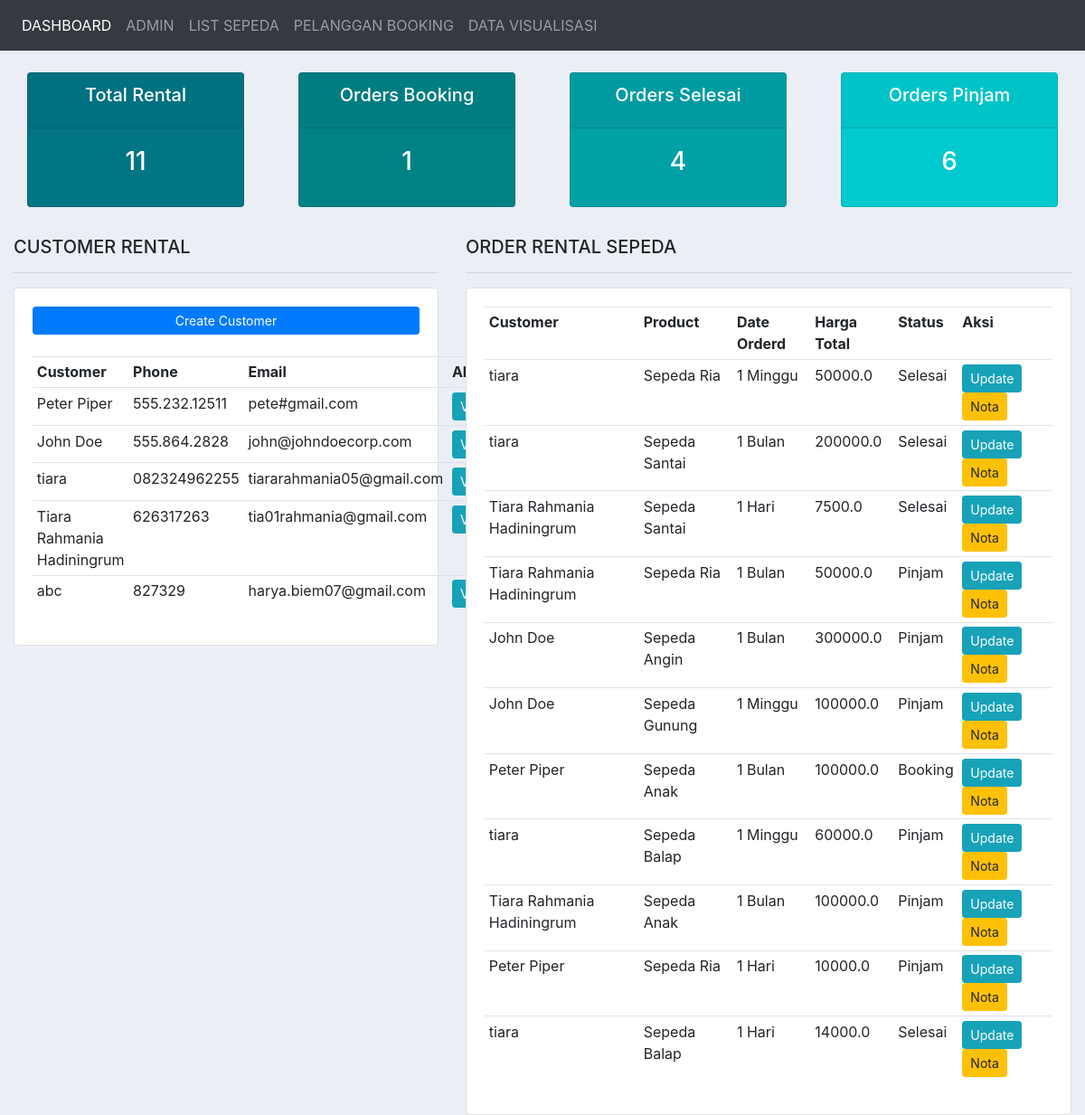
The page / on the database its author committed.
### accounts/models.py (models this page shows, shortened)
class Customer(models.Model):
	name = models.CharField(max_length=200, null=True)
	phone = models.CharField(max_length=200, null=True)
	email = models.CharField(max_length=200, null=True)
	umur = models.CharField(max_length=200, null=True)
	alamat = models.CharField(max_length=200, null=True)
	date_created = models.DateTimeField(auto_now_add=True, null=True)
	def __str__(self):
		return self.name

class Order(models.Model):
	STATUS = (
			('Booking', 'Booking'),
			('Pinjam', 'Pinjam'),
			('Selesai', 'Selesai')
			)
	PINJAM = (
		('1 Hari', '1 Hari'),
		('1 Minggu', '1 Minggu'),
		('1 Bulan', '1 Bulan')
	)
	customer = models.ForeignKey(Customer, null=True, on_delete= models.SET_NULL)
	product = models.ForeignKey(Product, null=True, on_delete= models.SET_NULL)
	date_created = models.DateTimeField(auto_now_add=True, null=True)
	status = models.CharField(max_length=200, null=True, choices=STATUS)
	pinjam = models.CharField(max_length=200, null=True, choices=PINJAM)
	total = models.FloatField(max_length=200, null=True)

class Product(models.Model):
	name = models.CharField(max_length=200, null=True)
	price = models.FloatField(null=True)
	priceweek = models.FloatField(null=True)
	pricemonth = models.FloatField(null=True)
	stok = models.FloatField(null=True)
	date_created = models.DateTimeField(auto_now_add=True, null=True)

### accounts/views.py (the view)
# urls.py: path('', views.home, name="home"),
def home(request):
	orders = Order.objects.all()
	customers = Customer.objects.all()
	total_customers = customers.count()
	total_orders = orders.count()
	delivered = orders.filter(status='Selesai').count()
	pending = orders.filter(status='Pinjam').count()
	booking = orders.filter(status='Booking').count()
	context = {'orders':orders, 'customers':customers,
	'total_orders':total_orders,'delivered':delivered,'booking':booking,
	'pending':pending }
	return render(request, 'accounts/dashboard.html', context)

### accounts/templates/accounts/dashboard.html (shortened to what this page needs)
{%  extends 'accounts/main.html' %}
{% block content %}
{%  include 'accounts/status.html' %}
<br>
<div class="row">
	<div class="col-md-5">
		<h5>CUSTOMER RENTAL</h5>
		<hr>
		<div class="card card-body">
			<a class="btn btn-primary  btn-sm btn-block" href="{% url 'create_customer' %}" >Create Customer</a>
			<br>
			<table class="table table-sm">
				<tr>
					<th>Customer</th>
					<th>Phone</th>
					<th>Email</th>
					<th>Aksi</th>
				</tr>
				{% for customer in customers %}
					<tr>
						<td>{{customer.name}}</td>
						<td>{{customer.phone}}</td>
						<td>{{customer.email}}</td>
						<td><a class="btn btn-sm btn-info" href="{% url 'customer' customer.id %}">View</a></td>
					</tr>
				{% endfor %}
			</table>
		</div>
	</div>
	<div class="col-md-7">
		<h5>ORDER RENTAL SEPEDA</h5>
		<hr>
		<div class="card card-body">
			<table class="table table-sm">
				<tr>
					<th>Customer</th>
					<th>Product</th>
					<th>Date Orderd</th>
					<th>Harga Total</th>
					<th>Status</th>
					<th>Aksi</th>
				</tr>
				{% for order in orders %}
					<tr>
						<td>{{order.customer}}</td>
						<td>{{order.product.name}}</td>
						<td>{{order.pinjam}}</td>
						<td>{{order.total}}</td>
						<td>{{order.status}}</td>
						<td><a class="btn btn-sm btn-info" href="{% url 'update_order' order.id %}">Update</a>
						<a class="btn btn-sm btn-warning" href="{% url 'nota' order.id %}">Nota</a></td>
					</tr>
				{% endfor %}
			</table>
		</div>
	</div>
</div>
{% endblock %}

### static/css/main.css (style rules this page uses)
body { background-color: #ebeff5; }

### rows shown on the page
Customer: name "Peter Piper", phone "555.232.12511", email "pete#gmail.com"
Customer: name "John Doe", phone "555.864.2828", email "john@johndoecorp.com"
Customer: name "tiara", phone "082324962255", email "tiararahmania05@gmail.com"
Customer: name "Tiara Rahmania Hadiningrum", phone "626317263", email "tia01rahmania@gmail.com"
Customer: name "abc", phone "827329", email "harya.biem07@gmail.com"
Order: customer "tiara", product.name "Sepeda Ria", pinjam "1 Minggu", total "50000.0", status "Selesai"
Order: customer "tiara", product.name "Sepeda Santai", pinjam "1 Bulan", total "200000.0", status "Selesai"
Order: customer "Tiara Rahmania Hadiningrum", product.name "Sepeda Santai", pinjam "1 Hari", total "7500.0", status "Selesai"
Order: customer "Tiara Rahmania Hadiningrum", product.name "Sepeda Ria", pinjam "1 Bulan", total "50000.0", status "Pinjam"
Order: customer "John Doe", product.name "Sepeda Angin", pinjam "1 Bulan", total "300000.0", status "Pinjam"
Order: customer "John Doe", product.name "Sepeda Gunung", pinjam "1 Minggu", total "100000.0", status "Pinjam"
Order: customer "Peter Piper", product.name "Sepeda Anak", pinjam "1 Bulan", total "100000.0", status "Booking"
Order: customer "tiara", product.name "Sepeda Balap", pinjam "1 Minggu", total "60000.0", status "Pinjam"
Order: customer "Tiara Rahmania Hadiningrum", product.name "Sepeda Anak", pinjam "1 Bulan", total "100000.0", status "Pinjam"
Order: customer "Peter Piper", product.name "Sepeda Ria", pinjam "1 Hari", total "10000.0", status "Pinjam"
Order: customer "tiara", product.name "Sepeda Balap", pinjam "1 Hari", total "14000.0", status "Selesai"

### other values the page prints
{{ total_orders }} "11"
{{ booking }} "1"
{{ delivered }} "4"
{{ pending }} "6"
